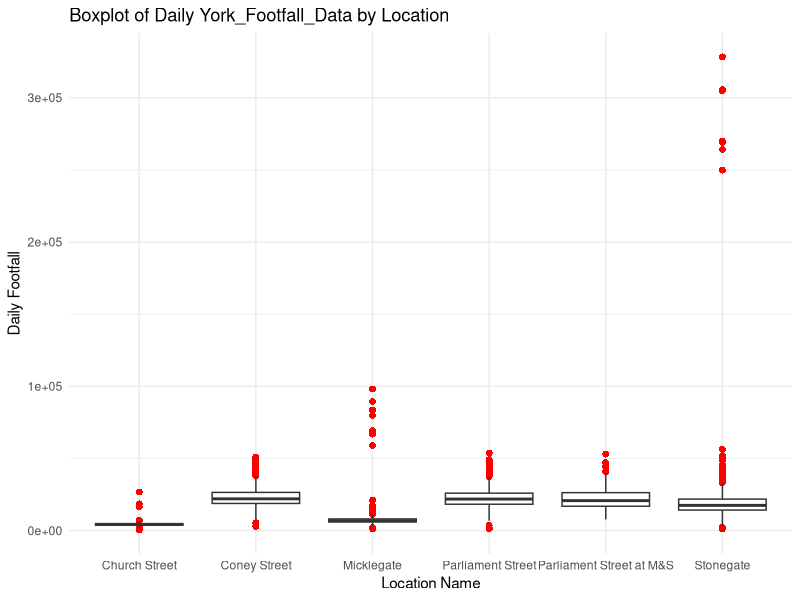
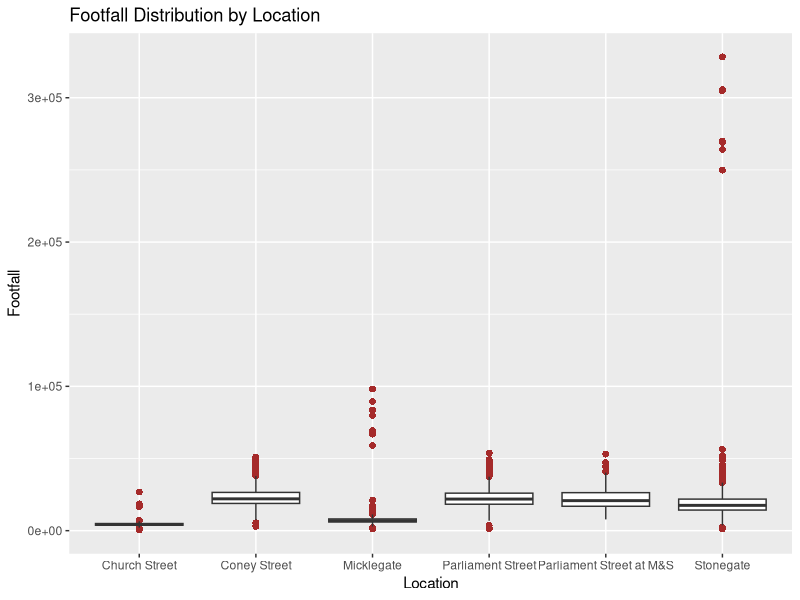
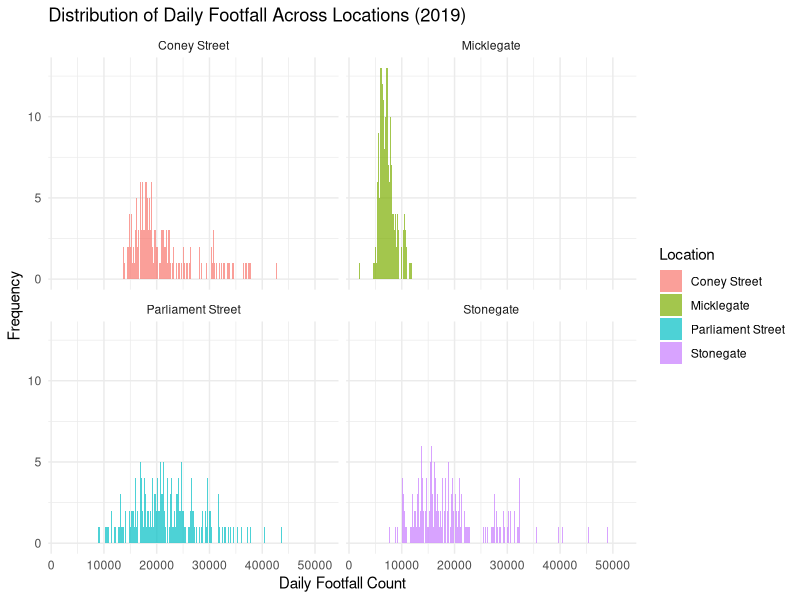

Write the R code that produced these figures, in order. (Note: this script raises an error after producing the figures.)
## ---- chunk 1
# Load the required libraries
library(tidyverse)
library(knitr)
options(width=100)

# Loading the dataset from the CSV file
York_Footfall_data <- read_csv("York_Footfall_data.csv")

# Viewing the first few rows to check if it's loaded correctly
head(York_Footfall_data)
#For viewing structure of the data 
glimpse(York_Footfall_data)
# Ensuring the Date column is in Date format
footfall_data <- York_Footfall_data %>%
  mutate(Date = as.Date(Date))

## ---- chunk 2
#Checking for missing values
York_Footfall_data %>%
  summarise(across(everything(), ~sum(is.na(.)), .names = "missing_{col}"))
sum(is.na(York_Footfall_data))

#Checking for duplicate rows
sum(duplicated(York_Footfall_data))

#Creating a boxplot to identify outliers in our dataset
ggplot(York_Footfall_data, aes(x = LocationName, y = TotalCount)) +
  geom_boxplot(outlier.color = "red", outlier.shape = 16, outlier.size = 2) +
  labs(title = "Boxplot of Daily York_Footfall_Data by Location", 
       x = "Location Name", 
       y = "Daily Footfall") +
  theme_minimal()

#Imputing missing values in TotalCount using median because it is less affected by extreme values or outliers, offering a more resilient measure of central tendency when data shows variability or skewness.
median_value <- median(York_Footfall_data$TotalCount, na.rm = TRUE)  #Calculating median while ignoring NA

York_Footfall_data$TotalCount[is.na(York_Footfall_data$TotalCount)] <- median_value # Imputing missing values with median

#Verifying that there are no missing values in TotalCount
missing_count_after <- sum(is.na(York_Footfall_data$TotalCount))  

# Checking again for missing values
cat("Missing values in TotalCount after imputation:", missing_count_after, "\n")
## ---- chunk 3
#Creating a Summary Table
summary_table <- York_Footfall_data %>%
  group_by(LocationName) %>%
  summarise(first_day = min(Date), # Measuring footfall for first day
  last_day = max(Date), # Measuring footfall for last day
  mean_daily_footfall = mean(TotalCount, na.rm = TRUE),  # Mean for daily footfall
  sd_daily_footfall = sd(TotalCount, na.rm = TRUE), # Standard deviation of daily footfall
  max_daily_footfall = max(TotalCount, na.rm = TRUE), # Highest daily footfall
  min_daily_footfall = min(TotalCount, na.rm = TRUE) # Lowest daily footfall
  )

# Printing the summary table
summary_table

# Visualising data quality by performing boxplot
ggplot(York_Footfall_data, aes(x = LocationName, y = TotalCount)) +
  geom_boxplot(outlier.color = "brown", outlier.shape = 16, outlier.size = 2) +
  labs(title = "Footfall Distribution by Location", x = "Location", y = "Footfall")
## ---- chunk 4
# Filtering data for the year 2019
York_footfall_2019 <- York_Footfall_data %>%
  filter(lubridate::year(Date) == 2019)

#Checking if the filtered data is now present:
glimpse(York_footfall_2019)

# Histogram to show the frequency distribution of daily footfall across locations, with consistent scales, allowing for visual comparison of footfall patterns across locations.
png("histogram_footfall_2019.png", width = 800, height = 600) #saving image for later reference in summary report
ggplot(York_footfall_2019, aes(x = TotalCount, fill = LocationName)) +
  geom_histogram(binwidth = 100, alpha = 0.7) +
  facet_wrap(~ LocationName) +
  labs(title = "Distribution of Daily Footfall Across Locations (2019)",
       x = "Daily Footfall Count",
       y = "Frequency",
       fill = "Location") +
  theme_minimal()
dev.off() # finalize the file
knitr::include_graphics("histogram_footfall_2019.png")

# Boxplot to compare footfall distributions across locations
#This helps in identifying if certain locations consistently have higher footfall or have more variability compared to others.
png("boxplot_footfall_2019.png", width = 800, height = 600) #saving image for later reference in summary report
ggplot(York_footfall_2019, aes(x = LocationName, y = TotalCount, fill = LocationName)) +
  geom_boxplot(outlier.color = "pink", outlier.shape = 16, outlier.size = 2) +
  labs(title = "Boxplot of Daily Footfall Across Locations (2019)",
       x = "Location",
       y = "Daily Footfall Count") +
  theme_minimal() +
  theme(legend.position = "none")
dev.off() # finalize the file
knitr::include_graphics("boxplot_footfall_2019.png")

# Density plot to show the distribution of footfall across locations, providing a smooth curve that shows how daily footfall is spread.
ggplot(York_footfall_2019, aes(x = TotalCount, color = LocationName)) +
  geom_density() +
  labs(title = "Density Plot of Daily Footfall Across Locations (2019)",
       x = "Daily Footfall Count",
       y = "Density") +
  theme_minimal() +
  theme(legend.position = "bottom")


## ---- chunk 5
#Performing a t-test to compare the footfall on Coney Street to Stonegate. 
# Filtering for Coney Street and Stonegate
York_footfall_coney_stonegate <- York_footfall_2019 %>%
  filter(LocationName %in% c("Coney Street", "Stonegate"))

# Performing the t-test comparing footfall between Coney Street and Stonegate
result_for_t_test <- t.test(TotalCount ~ LocationName, data = York_footfall_coney_stonegate)

# View the result of the t-test
result_for_t_test
#There was a statistically significant difference in mean foot traffic between Coney Street and Stonegate, according to the t-test, which produced a t-statistic of 3.36 with 699 degrees of freedom and a p-value of 0.00082.

## ---- chunk 6
if (result_for_t_test$p.value < 0.05) {
    cat("The t-test indicates a significant difference in footfall between Coney Street and Stonegate during weekdays, suggesting that stall placement on Coney Street may lead to higher engagement.")
}

## ---- chunk 7
#Performing an additional t-test to compare the footfall on Coney Street to Stonegate only on weekends (i.e. Saturdays/Sundays).

# Filtering for Coney Street, Stonegate, and weekends (Saturdays and Sundays)
York_weekend_footfall <- York_footfall_2019 %>%
  filter(LocationName %in% c("Coney Street", "Stonegate") & 
         WeekDay %in% c("Saturday", "Sunday"))

#Now, we can perform the t-test for footfall on weekends between Coney Street and Stonegate.
# Performing the t-test comparing weekend footfall between Coney Street and Stonegate
result_t_test_weekend <- t.test(TotalCount ~ LocationName, data = York_weekend_footfall)

# View the result of the weekend t-test
result_t_test_weekend
## ---- chunk 8

# Loading necessary libraries
library(knitr)
library(dplyr)

# Creating a summary table for weekday and weekend footfall
# Load necessary libraries
library(knitr)

# Create a summary table with t-test results for weekdays and weekends
summary_table <- data.frame(
  Location = c("Coney Street", "Stonegate"),
  Weekday_Mean = c(20817.45, 19204.09),
  Weekend_Mean = c(25863.37, 26166.96)
  
  
  
)

# Display the summary table
kable(summary_table, caption = "Summary of Footfall Statistics for Coney Street and Stonegate", 
      col.names = c("Location", "Mean Footfall (Weekdays)", "Mean Footfall (Weekends)"))

## ---- chunk 9
knitr::include_graphics("histogram_footfall_2019.png")
## ---- chunk 10
knitr::include_graphics("boxplot_footfall_2019.png")
## ---- chunk 11
# Loading necessary libraries
library(ggplot2)
library(dplyr)

# Preparinging the data for bar plot
# Calculating means and standard errors for footfall counts
#The code calculates the mean and standard error (SE) of the footfall counts for each location. This helps in visualizing the average while accounting for variability.
summary_data <- York_footfall_coney_stonegate %>%
  group_by(LocationName) %>%
  summarise(
    Mean_Footfall = mean(TotalCount),
    SE = sd(TotalCount) / sqrt(n())
  )

# Creating a bar plot with error bars
#The geom_bar() function creates bars representing the average footfall for Coney Street and Stonegate, while geom_errorbar() adds error bars to show the uncertainty around the mean estimates.
ggplot(summary_data, aes(x = LocationName, y = Mean_Footfall, fill = LocationName)) +
  geom_bar(stat = "identity", position = position_dodge(), width = 0.7) +
  geom_errorbar(aes(ymin = Mean_Footfall - SE, ymax = Mean_Footfall + SE), 
                width = 0.2, position = position_dodge(0.7)) +
  labs(title = "Average Footfall Comparison: Coney Street vs. Stonegate",
       x = "Location",
       y = "Average Daily Footfall Count",
       fill = "Location") +
  theme_minimal() +
  theme(legend.position = "none")

